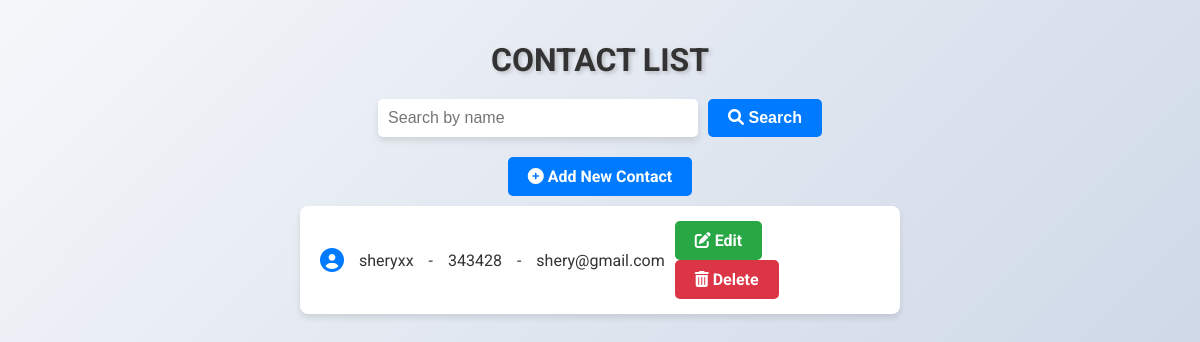
Before: / with the older database file.
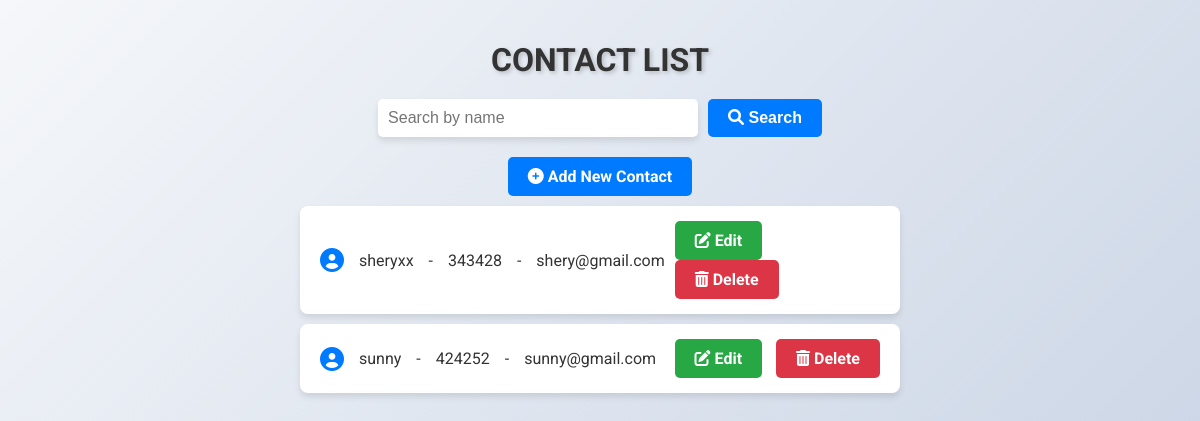
After: the same page with the newer database file.
### contactmanagerapp/models.py (models this page shows, shortened)
class Contact(models.Model):
    name = models.CharField(max_length=255)
    phone_number = models.CharField(max_length=15)
    email = models.EmailField(unique=True)
    address = models.TextField(blank=True, null=True, default="")

### contactmanagerapp/views.py (the view)
# urls.py: 2. Add a URL to urlpatterns:  path('', views.home, name='home')
def home(request):
    query = request.GET.get('search', '')
    if query:
        contacts = Contact.objects.filter(name__icontains=query)
    else:
        contacts = Contact.objects.all()
    return render(request, 'contactmanagerapp/home.html', {'contacts': contacts, 'query': query})

### contactmanagerapp/templates/contactmanagerapp/home.html (shortened to what this page needs)
<!DOCTYPE html>
<html lang="en">
<head>
    <link href="https://cdnjs.cloudflare.com/ajax/libs/font-awesome/6.0.0-beta3/css/all.min.css" rel="stylesheet">
</head>
<body>
    <h1>Contact List</h1>
    <form method="get" action="{% url 'home' %}">
        <input type="text" name="search" placeholder="Search by name" value="{{ query }}">
        <button type="submit">
            <i class="fas fa-search"></i> Search
        </button>
    </form>
    <a href="{% url 'create_contact' %}">
        <i class="fas fa-plus-circle"></i> Add New Contact
    </a>
    <ul>
        {% for contact in contacts %}
            <li>
                <div class="contact-info">
                    <i class="fas fa-user-circle"></i>
                    <span>{{ contact.name }}</span> -
                    <span>{{ contact.phone_number }}</span> -
                    <span>{{ contact.email }}</span>
                </div>
                <div class="actions">
                    <a href="{% url 'update_contact' contact.id %}" class="edit">
                        <i class="fas fa-edit"></i> Edit
                    </a>
                    <a href="{% url 'delete_contact' contact.id %}" class="delete">
                        <i class="fas fa-trash-alt"></i> Delete
                    </a>
                </div>
            </li>
        {% empty %}
            <li style="text-align: center; color: #999;">No contacts found.</li>
        {% endfor %}
    </ul>
</body>
</html>

### contactmanagerapp/templates/contactmanagerapp/home.html (style rules this page uses)
body { font-family: 'Roboto', sans-serif; margin: 0; padding: 0; background: linear-gradient(135deg, #f5f7fa, #c3cfe2); color: #333; display: flex; flex-direction: column; align-items: center; min-height: 100vh; padding: 20px; }
h1 { color: #333; text-transform: uppercase; margin-bottom: 20px; text-shadow: 2px 2px 4px rgba(0, 0, 0, 0.2); }
form { margin-bottom: 20px; display: flex; justify-content: center; align-items: center; gap: 10px; }
form input[type="text"] { width: 300px; padding: 10px; border: none; border-radius: 5px; box-shadow: 0 4px 6px rgba(0, 0, 0, 0.1); font-size: 1em; transition: box-shadow 0.3s ease; }
form button { padding: 10px 20px; border: none; border-radius: 5px; background-color: #007bff; color: white; font-size: 1em; font-weight: bold; cursor: pointer; transition: background-color 0.3s ease, transform 0.2s ease; }
a { text-decoration: none; color: #fff; background-color: #007bff; padding: 10px 20px; border-radius: 5px; font-weight: bold; transition: background-color 0.3s ease, transform 0.2s ease; }
ul { list-style: none; padding: 0; margin: 0; width: 100%; max-width: 600px; }
li { background: #fff; margin: 10px 0; padding: 15px 20px; border-radius: 8px; display: flex; justify-content: space-between; align-items: center; box-shadow: 0 4px 6px rgba(0, 0, 0, 0.1); animation: fadeIn 0.5s ease forwards; }
li:nth-child(even) { animation-delay: 0.2s; }
li:nth-child(odd) { animation-delay: 0.4s; }
.contact-info { display: flex; align-items: center; gap: 15px; }
.contact-info i { font-size: 1.5em; color: #007bff; }
.actions a { margin-left: 10px; display: inline-block; }
.actions a.edit { background-color: #28a745; }
.actions a.delete { background-color: #dc3545; }

Changed rows visible on the page:
added Contact: name "sunny", phone_number "424252", email "sunny@gmail.com"
